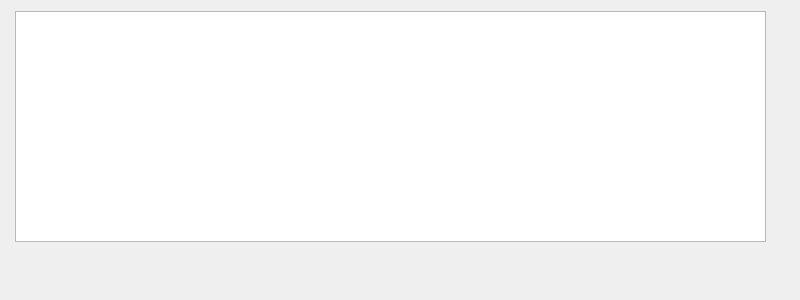
<?xml version="1.0" encoding="UTF-8"?>
<ui version="4.0">
 <class>Form</class>
 <widget class="QWidget" name="Form">
  <property name="geometry">
   <rect>
    <x>0</x>
    <y>0</y>
    <width>800</width>
    <height>300</height>
   </rect>
  </property>
  <property name="windowTitle">
   <string>Form</string>
  </property>
  <widget class="QTableWidget" name="table">
   <property name="geometry">
    <rect>
     <x>15</x>
     <y>11</y>
     <width>751</width>
     <height>231</height>
    </rect>
   </property>
  </widget>
 </widget>
 <resources/>
 <connections/>
</ui>
